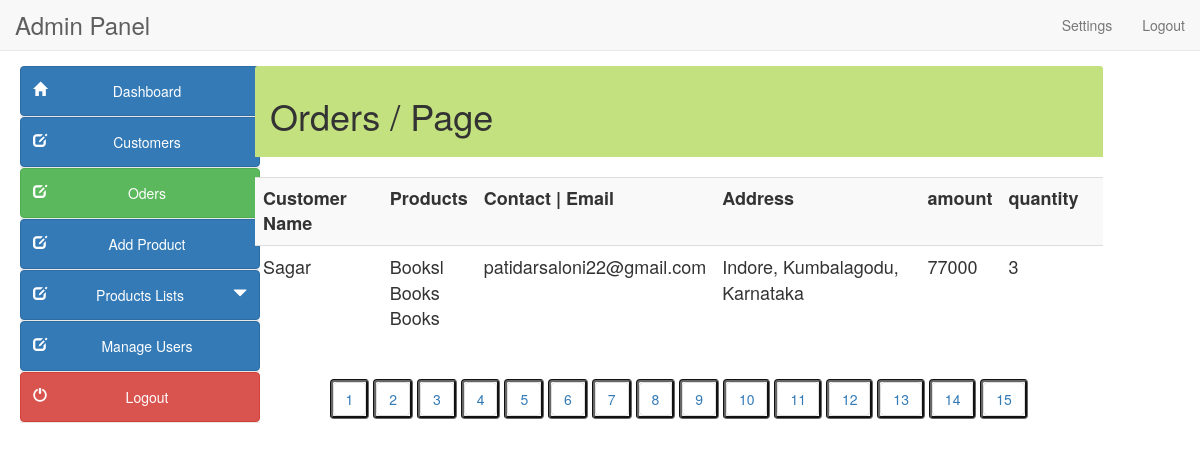
The page /admin/orders.php on the database its author committed.
### tables this page shows
CREATE TABLE `orders_info` (
  `order_id` int(10) NOT NULL,
  `user_id` int(11) NOT NULL,
  `f_name` varchar(255) NOT NULL,
  `email` varchar(255) NOT NULL,
  `address` varchar(255) NOT NULL,
  `city` varchar(255) NOT NULL,
  `state` varchar(255) NOT NULL,
  `zip` int(10) NOT NULL,
  `cardname` varchar(255) NOT NULL,
  `cardnumber` varchar(20) NOT NULL,
  `expdate` varchar(255) NOT NULL,
  `prod_count` int(15) DEFAULT NULL,
  `total_amt` int(15) DEFAULT NULL,
  `cvv` int(5) NOT NULL
);

CREATE TABLE `products` (
  `product_id` int(100) NOT NULL,
  `product_cat` int(100) NOT NULL,
  `product_brand` int(100) NOT NULL,
  `product_title` varchar(255) NOT NULL,
  `product_price` int(100) NOT NULL,
  `product_desc` text NOT NULL,
  `product_image` text NOT NULL,
  `product_keywords` text NOT NULL
);

### admin/orders.php (the view, shortened to what this page needs)
<?php
$page=$_GET['page'];
?>
<!DOCTYPE html>
<html lang="en">
<head>
<link href="style/css/bootstrap.min.css" rel="stylesheet">
<link href="style/css/k.css" rel="stylesheet">
</head>
<body>
  <?php include("include/header.php");?>
   	<div class="container-fluid main-container">
	<?php include("include/side_bar.php");?>
    <div class="col-md-9 content" style="margin-left:10px">
    <div class="panel-heading" style="background-color:#c4e17f">
	<h1>Orders  / Page <?php echo $page;?> </h1></div><br>
<div class='table-responsive'>
<div style="overflow-x:scroll;">
<table class="table  table-hover table-striped" style="font-size:18px">
<tr><th>Customer Name</th><th>Products</th><th>Contact | Email</th><th>Address</th><th>amount</th><th>quantity</th><th></th></tr>
<?php
                      $query = "SELECT * FROM orders_info";
                      $run = mysqli_query($con,$query);
                      if(mysqli_num_rows($run) > 0){
                       while($row = mysqli_fetch_array($run)){
                         $order_id = $row['order_id'];
                         $email = $row['email'];
                         $f_name = $row['f_name'];
                         $address = $row['address'];
                         $total_amount = $row['total_amt'];
                         $qty = $row['prod_count'];
                      ?>
                          <tr>
                            <td><?php
                               echo $f_name;
                             ?></td>
                           <td> <?php
                            $query1 = "SELECT * FROM order_products where order_id = $order_id";
                            $run1 = mysqli_query($con,$query1);
                              while($row1 = mysqli_fetch_array($run1)){
                               $product_id = $row1['product_id'];
                               $query2 = "SELECT * FROM products where product_id = $product_id";
                               $run2 = mysqli_query($con,$query2);
                               while($row2 = mysqli_fetch_array($run2)){
                               $product_title = $row2['product_title'];
                           ?>
                              <?php echo $product_title ?><br>
                            <?php }}?></td>
                            <td><?php echo $email ?></td>
                            <td><?php echo $address ?></td>
                            <td><?php echo $total_amount ?></td>
                            <td><?php echo $qty ?></td>
                            <td></td>
                         </tr>
                         <?php } ?>
                     <?php
                   }else {
                     echo "<center><h2>No users Available</h2><br><hr></center>";
                     }
                  ?>
</table>
</div></div>
<nav align="center">
<?php
$paging=mysqli_query($con,"select product_id,product_image, product_title,product_price from products");
$count=mysqli_num_rows($paging);
$a=$count/5;
$a=ceil($a);
echo "<bt>";echo "<bt>";
for($b=1; $b<=$a;$b++)
{
?>
<ul class="pagination " style="border:groove #666">
<li><a class="label-info" href="orders.php?page=<?php echo $b;?>"><?php echo $b." ";?></a></li></ul>
<?php
}
?>
</nav>
</div></div>
</body>
</html>

### admin/style/css/k.css (style rules this page uses)
.main-container { background: #FFF; padding-top: 15px; margin-top: -20px; }

### rows shown on the page
orders_info: f_name "Sagar", email "patidarsaloni22@gmail.com", address "Indore, Kumbalagodu, Karnataka", total_amt "77000", prod_count "3"
products: product_title "Booksl"
products: product_title "Books"
products: product_title "Books"
